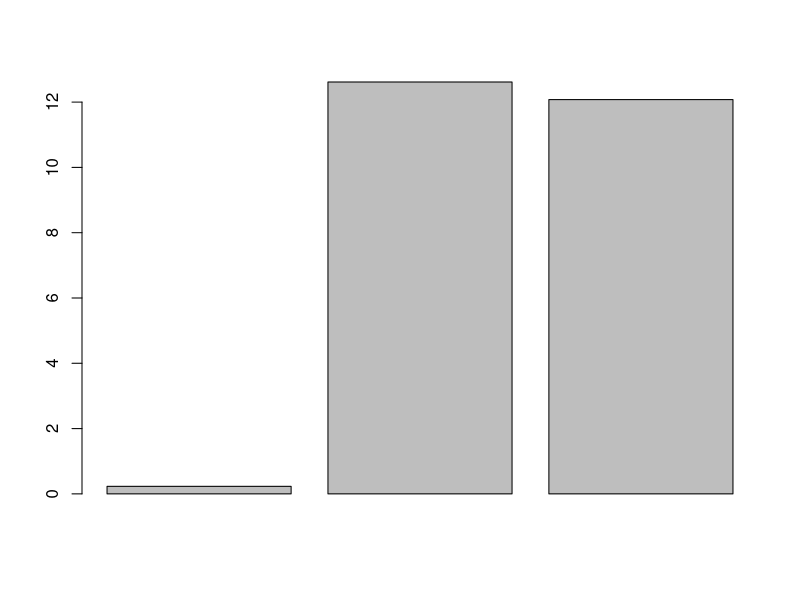
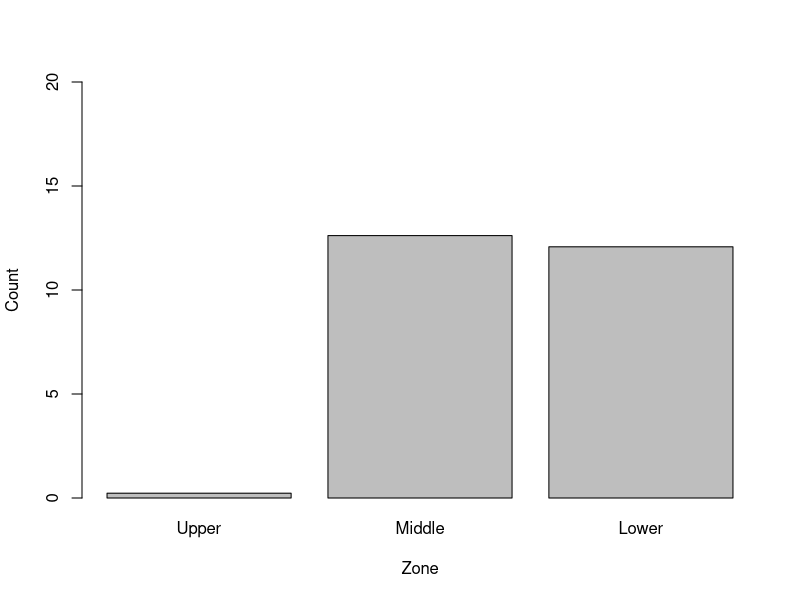
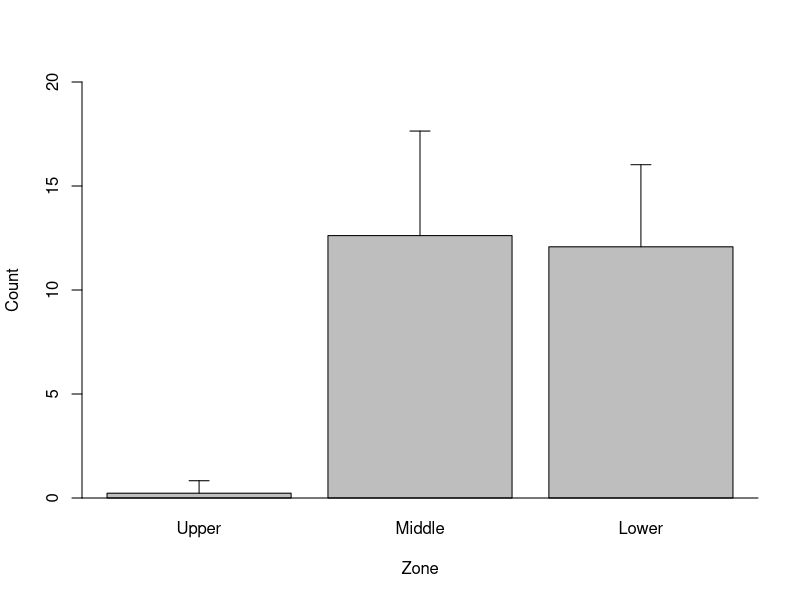
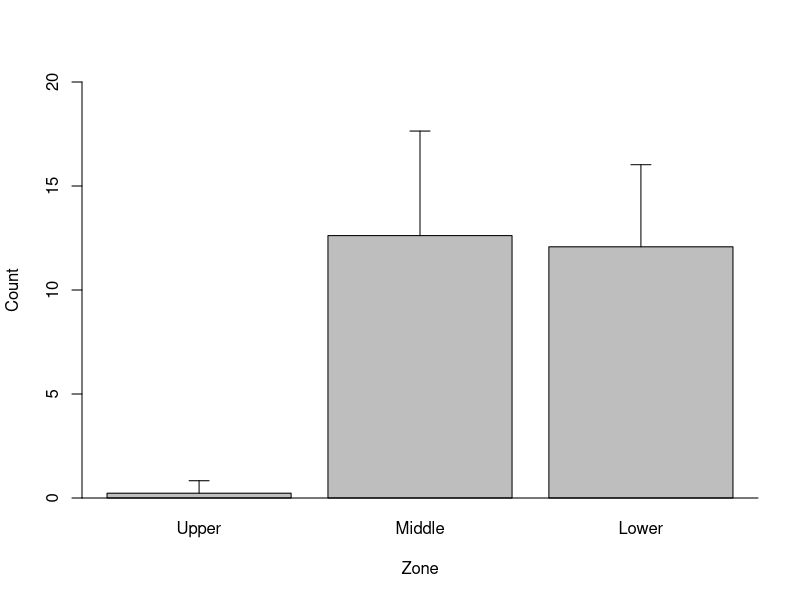

Source code (R) for these figures, in order:
## ---- chunk 1
# specify the working directory
setwd("C:/Users/rholmberg/Desktop/R")

# load the example data and assign it to an object called winkles
winkles <- read.csv("periwinkles.csv", row.names = 1)
## ---- chunk 2
# sum the transect counts by intertidal area and append a Total column to the data frame
winkles$Total <- rowSums(winkles)

# average the transect counts by intertidal area and append a Mean column to the data frame
winkles$Mean <- rowMeans(winkles[1:13])
## ---- chunk 3
# calculate the standard deviation of the transect counts by intertidal area and append an SD column to the data frame
winkles$SD <- apply(X = winkles[1:13], MARGIN = 1, FUN = sd)
## ---- chunk 4
# calculate the maximum periwinkle density in a transect by intertidal area and append a Max column to the data frame
winkles$SD <- apply(X = winkles[1:13], MARGIN = 1, FUN = sd)
## ---- chunk 5
# generate a simple bar plot visualizing the calculated means
winklefig <- barplot(height = winkles$Mean)
## ---- chunk 6
# generate a bar plot with additional elements
winklefig <- barplot(height = winkles$Mean, ylim = c(0,20), ylab = "Count", xlab = "Zone", names.arg = rownames(winkles))
## ---- chunk 7
# generate the finished bar plot
winklefig <- barplot(height = winkles$Mean, ylim = c(0,20), ylab = "Count", xlab = "Zone", names.arg = rownames(winkles))
# add an x-axis
axis(side = 1, at = c(0,4), lwd.tick = 0, labels = FALSE)
# draw arrows representing error bars
arrows(x0 = winklefig, y0 = winkles$Mean, x1 = winklefig, y1 = winkles$Mean + winkles$SD, angle = 90, code = 2, length = 0.1)
## ---- chunk 8
# generate the finished bar plot with a new color
winklefig <- barplot(height = winkles$Mean, ylim = c(0,20), ylab = "Count", xlab = "Zone", names.arg = rownames(winkles))
# add an x-axis
axis(side = 1, at = c(0,4), lwd.tick = 0, labels = FALSE)
# draw arrows representing error bars
arrows(x0 = winklefig, y0 = winkles$Mean, x1 = winklefig, y1 = winkles$Mean + winkles$SD, angle = 90, code = 2, length = 0.1)
## ---- chunk 9
# perform a t-test comparing periwinkle population density between the lower and middle intertidal
low_vs_mid <- t.test(x = winkles[3,1:13], y = winkles[2,1:13], var.equal = FALSE)
## ---- chunk 10
# perform a t-test comparing periwinkle population density between the lower and upper intertidal
low_vs_mid <- t.test(x = winkles[3,1:13], y = winkles[2,1:13], var.equal = FALSE)
